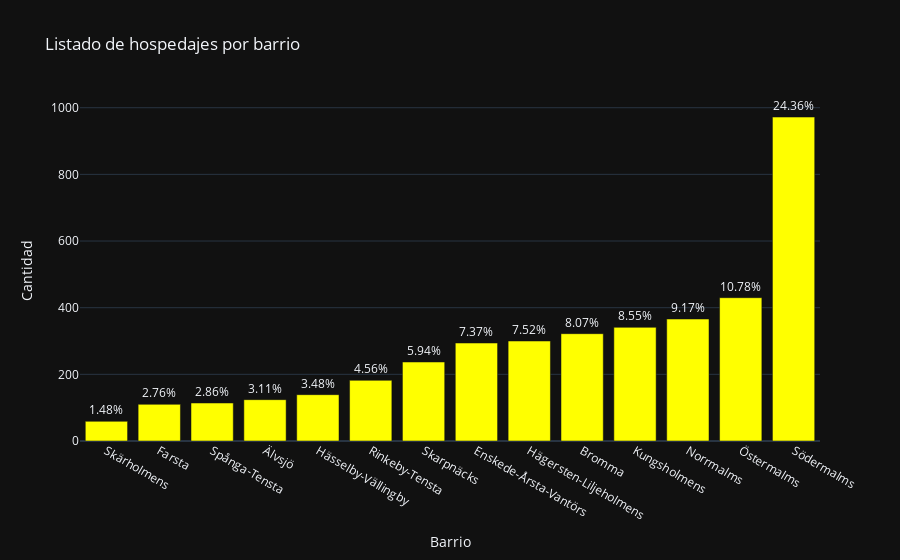

Notebook cell for this chart:
### Code cell
feq = listing["neighbourhood"].value_counts().sort_values(ascending=True)
fig2 = px.bar(feq, title="Listado de hospedajes por barrio", template = 'plotly_dark',
            color_discrete_sequence=["yellow"],
            labels={'index':'Barrio', 'value':'Cantidad'})
fig2.update_traces(text=((listings["neighbourhood"].value_counts()/listings['neighbourhood'].value_counts().sum()).sort_values(ascending=True))
                    ,texttemplate='%{text:.2%}', textposition='outside',cliponaxis=False)
fig2.update_layout(showlegend=False)
fig2.show()

### Figure 1 — Plotly figure (JSON) as saved in the notebook; plotly's stock layout.template omitted (floating-point values rounded to 4 significant figures)
{"data": [{"alignmentgroup": "True", "cliponaxis": false, "hovertemplate": "variable=neighbourhood<br>Barrio=%{x}<br>Cantidad=%{y}<extra></extra>", "legendgroup": "neighbourhood", "marker": {"color": "yellow", "pattern": {"shape": ""}}, "name": "neighbourhood", "offsetgroup": "neighbourhood", "orientation": "v", "showlegend": true, "text": [0.01479, 0.02757, 0.02857, 0.03108, 0.03484, 0.04561, 0.0594, 0.07368, 0.07519, 0.0807, 0.08546, 0.09173, 0.1078, 0.2436], "textposition": "outside", "texttemplate": "%{text:.2%}", "type": "bar", "x": ["Skärholmens", "Farsta", "Spånga-Tensta", "Älvsjö", "Hässelby-Vällingby", "Rinkeby-Tensta", "Skarpnäcks", "Enskede-Årsta-Vantörs", "Hägersten-Liljeholmens", "Bromma", "Kungsholmens", "Norrmalms", "Östermalms", "Södermalms"], "xaxis": "x", "y": [59, 110, 114, 124, 139, 182, 237, 294, 300, 322, 341, 366, 430, 972], "yaxis": "y"}], "layout": {"barmode": "relative", "legend": {"title": {"text": "variable"}, "tracegroupgap": 0}, "showlegend": false, "title": {"text": "Listado de hospedajes por barrio"}, "xaxis": {"anchor": "y", "domain": [0, 1], "title": {"text": "Barrio"}}, "yaxis": {"anchor": "x", "domain": [0, 1], "title": {"text": "Cantidad"}}}}
